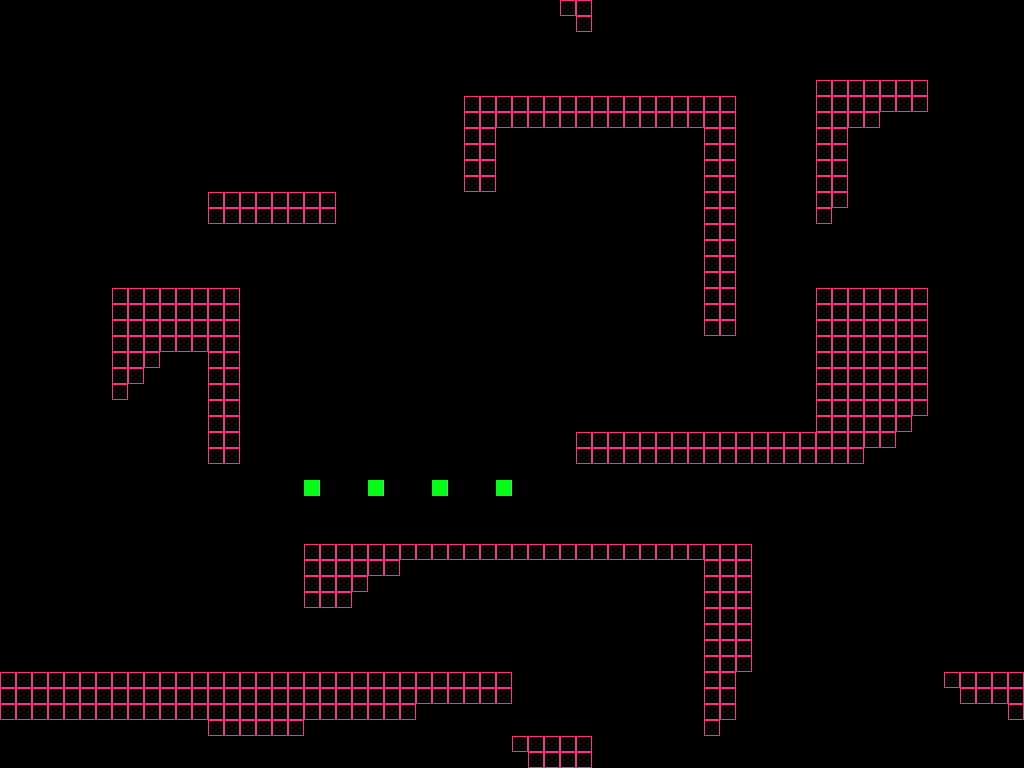

Below is a game level as drawn by its tile map, then a one-line description and the .tmx file that defines it, in full:
An orthogonal 64x48 tile map with 16x16 px tiles, 1 tile layer (Calque de Tile 1).

<map version="1.0" orientation="orthogonal" renderorder="left-up" width="64" height="48" tilewidth="16" tileheight="16" nextobjectid="1">
 <tileset firstgid="1" name="tileset" tilewidth="16" tileheight="16" tilecount="4" columns="4">
  <image source="tileset.png" width="64" height="16" />
 </tileset>
 <layer name="Calque de Tile 1" width="64" height="48">
  <data encoding="csv">
0,0,0,0,0,0,0,0,0,0,0,0,0,0,0,0,0,0,0,0,0,0,0,0,0,0,0,0,0,0,0,0,0,0,0,1,1,0,0,0,0,0,0,0,0,0,0,0,0,0,0,0,0,0,0,0,0,0,0,0,0,0,0,0,
0,0,0,0,0,0,0,0,0,0,0,0,0,0,0,0,0,0,0,0,0,0,0,0,0,0,0,0,0,0,0,0,0,0,0,0,1,0,0,0,0,0,0,0,0,0,0,0,0,0,0,0,0,0,0,0,0,0,0,0,0,0,0,0,
0,0,0,0,0,0,0,0,0,0,0,0,0,0,0,0,0,0,0,0,0,0,0,0,0,0,0,0,0,0,0,0,0,0,0,0,0,0,0,0,0,0,0,0,0,0,0,0,0,0,0,0,0,0,0,0,0,0,0,0,0,0,0,0,
0,0,0,0,0,0,0,0,0,0,0,0,0,0,0,0,0,0,0,0,0,0,0,0,0,0,0,0,0,0,0,0,0,0,0,0,0,0,0,0,0,0,0,0,0,0,0,0,0,0,0,0,0,0,0,0,0,0,0,0,0,0,0,0,
0,0,0,0,0,0,0,0,0,0,0,0,0,0,0,0,0,0,0,0,0,0,0,0,0,0,0,0,0,0,0,0,0,0,0,0,0,0,0,0,0,0,0,0,0,0,0,0,0,0,0,0,0,0,0,0,0,0,0,0,0,0,0,0,
0,0,0,0,0,0,0,0,0,0,0,0,0,0,0,0,0,0,0,0,0,0,0,0,0,0,0,0,0,0,0,0,0,0,0,0,0,0,0,0,0,0,0,0,0,0,0,0,0,0,0,1,1,1,1,1,1,1,0,0,0,0,0,0,
0,0,0,0,0,0,0,0,0,0,0,0,0,0,0,0,0,0,0,0,0,0,0,0,0,0,0,0,0,1,1,1,1,1,1,1,1,1,1,1,1,1,1,1,1,1,0,0,0,0,0,1,1,1,1,1,1,1,0,0,0,0,0,0,
0,0,0,0,0,0,0,0,0,0,0,0,0,0,0,0,0,0,0,0,0,0,0,0,0,0,0,0,0,1,1,1,1,1,1,1,1,1,1,1,1,1,1,1,1,1,0,0,0,0,0,1,1,1,1,0,0,0,0,0,0,0,0,0,
0,0,0,0,0,0,0,0,0,0,0,0,0,0,0,0,0,0,0,0,0,0,0,0,0,0,0,0,0,1,1,0,0,0,0,0,0,0,0,0,0,0,0,0,1,1,0,0,0,0,0,1,1,0,0,0,0,0,0,0,0,0,0,0,
0,0,0,0,0,0,0,0,0,0,0,0,0,0,0,0,0,0,0,0,0,0,0,0,0,0,0,0,0,1,1,0,0,0,0,0,0,0,0,0,0,0,0,0,1,1,0,0,0,0,0,1,1,0,0,0,0,0,0,0,0,0,0,0,
0,0,0,0,0,0,0,0,0,0,0,0,0,0,0,0,0,0,0,0,0,0,0,0,0,0,0,0,0,1,1,0,0,0,0,0,0,0,0,0,0,0,0,0,1,1,0,0,0,0,0,1,1,0,0,0,0,0,0,0,0,0,0,0,
0,0,0,0,0,0,0,0,0,0,0,0,0,0,0,0,0,0,0,0,0,0,0,0,0,0,0,0,0,1,1,0,0,0,0,0,0,0,0,0,0,0,0,0,1,1,0,0,0,0,0,1,1,0,0,0,0,0,0,0,0,0,0,0,
0,0,0,0,0,0,0,0,0,0,0,0,0,1,1,1,1,1,1,1,1,0,0,0,0,0,0,0,0,0,0,0,0,0,0,0,0,0,0,0,0,0,0,0,1,1,0,0,0,0,0,1,1,0,0,0,0,0,0,0,0,0,0,0,
0,0,0,0,0,0,0,0,0,0,0,0,0,1,1,1,1,1,1,1,1,0,0,0,0,0,0,0,0,0,0,0,0,0,0,0,0,0,0,0,0,0,0,0,1,1,0,0,0,0,0,1,0,0,0,0,0,0,0,0,0,0,0,0,
0,0,0,0,0,0,0,0,0,0,0,0,0,0,0,0,0,0,0,0,0,0,0,0,0,0,0,0,0,0,0,0,0,0,0,0,0,0,0,0,0,0,0,0,1,1,0,0,0,0,0,0,0,0,0,0,0,0,0,0,0,0,0,0,
0,0,0,0,0,0,0,0,0,0,0,0,0,0,0,0,0,0,0,0,0,0,0,0,0,0,0,0,0,0,0,0,0,0,0,0,0,0,0,0,0,0,0,0,1,1,0,0,0,0,0,0,0,0,0,0,0,0,0,0,0,0,0,0,
0,0,0,0,0,0,0,0,0,0,0,0,0,0,0,0,0,0,0,0,0,0,0,0,0,0,0,0,0,0,0,0,0,0,0,0,0,0,0,0,0,0,0,0,1,1,0,0,0,0,0,0,0,0,0,0,0,0,0,0,0,0,0,0,
0,0,0,0,0,0,0,0,0,0,0,0,0,0,0,0,0,0,0,0,0,0,0,0,0,0,0,0,0,0,0,0,0,0,0,0,0,0,0,0,0,0,0,0,1,1,0,0,0,0,0,0,0,0,0,0,0,0,0,0,0,0,0,0,
0,0,0,0,0,0,0,1,1,1,1,1,1,1,1,0,0,0,0,0,0,0,0,0,0,0,0,0,0,0,0,0,0,0,0,0,0,0,0,0,0,0,0,0,1,1,0,0,0,0,0,1,1,1,1,1,1,1,0,0,0,0,0,0,
0,0,0,0,0,0,0,1,1,1,1,1,1,1,1,0,0,0,0,0,0,0,0,0,0,0,0,0,0,0,0,0,0,0,0,0,0,0,0,0,0,0,0,0,1,1,0,0,0,0,0,1,1,1,1,1,1,1,0,0,0,0,0,0,
0,0,0,0,0,0,0,1,1,1,1,1,1,1,1,0,0,0,0,0,0,0,0,0,0,0,0,0,0,0,0,0,0,0,0,0,0,0,0,0,0,0,0,0,1,1,0,0,0,0,0,1,1,1,1,1,1,1,0,0,0,0,0,0,
0,0,0,0,0,0,0,1,1,1,1,1,1,1,1,0,0,0,0,0,0,0,0,0,0,0,0,0,0,0,0,0,0,0,0,0,0,0,0,0,0,0,0,0,0,0,0,0,0,0,0,1,1,1,1,1,1,1,0,0,0,0,0,0,
0,0,0,0,0,0,0,1,1,1,0,0,0,1,1,0,0,0,0,0,0,0,0,0,0,0,0,0,0,0,0,0,0,0,0,0,0,0,0,0,0,0,0,0,0,0,0,0,0,0,0,1,1,1,1,1,1,1,0,0,0,0,0,0,
0,0,0,0,0,0,0,1,1,0,0,0,0,1,1,0,0,0,0,0,0,0,0,0,0,0,0,0,0,0,0,0,0,0,0,0,0,0,0,0,0,0,0,0,0,0,0,0,0,0,0,1,1,1,1,1,1,1,0,0,0,0,0,0,
0,0,0,0,0,0,0,1,0,0,0,0,0,1,1,0,0,0,0,0,0,0,0,0,0,0,0,0,0,0,0,0,0,0,0,0,0,0,0,0,0,0,0,0,0,0,0,0,0,0,0,1,1,1,1,1,1,1,0,0,0,0,0,0,
0,0,0,0,0,0,0,0,0,0,0,0,0,1,1,0,0,0,0,0,0,0,0,0,0,0,0,0,0,0,0,0,0,0,0,0,0,0,0,0,0,0,0,0,0,0,0,0,0,0,0,1,1,1,1,1,1,1,0,0,0,0,0,0,
0,0,0,0,0,0,0,0,0,0,0,0,0,1,1,0,0,0,0,0,0,0,0,0,0,0,0,0,0,0,0,0,0,0,0,0,0,0,0,0,0,0,0,0,0,0,0,0,0,0,0,1,1,1,1,1,1,0,0,0,0,0,0,0,
0,0,0,0,0,0,0,0,0,0,0,0,0,1,1,0,0,0,0,0,0,0,0,0,0,0,0,0,0,0,0,0,0,0,0,0,1,1,1,1,1,1,1,1,1,1,1,1,1,1,1,1,1,1,1,1,0,0,0,0,0,0,0,0,
0,0,0,0,0,0,0,0,0,0,0,0,0,1,1,0,0,0,0,0,0,0,0,0,0,0,0,0,0,0,0,0,0,0,0,0,1,1,1,1,1,1,1,1,1,1,1,1,1,1,1,1,1,1,0,0,0,0,0,0,0,0,0,0,
0,0,0,0,0,0,0,0,0,0,0,0,0,0,0,0,0,0,0,0,0,0,0,0,0,0,0,0,0,0,0,0,0,0,0,0,0,0,0,0,0,0,0,0,0,0,0,0,0,0,0,0,0,0,0,0,0,0,0,0,0,0,0,0,
0,0,0,0,0,0,0,0,0,0,0,0,0,0,0,0,0,0,0,2,0,0,0,2,0,0,0,2,0,0,0,2,0,0,0,0,0,0,0,0,0,0,0,0,0,0,0,0,0,0,0,0,0,0,0,0,0,0,0,0,0,0,0,0,
0,0,0,0,0,0,0,0,0,0,0,0,0,0,0,0,0,0,0,0,0,0,0,0,0,0,0,0,0,0,0,0,0,0,0,0,0,0,0,0,0,0,0,0,0,0,0,0,0,0,0,0,0,0,0,0,0,0,0,0,0,0,0,0,
0,0,0,0,0,0,0,0,0,0,0,0,0,0,0,0,0,0,0,0,0,0,0,0,0,0,0,0,0,0,0,0,0,0,0,0,0,0,0,0,0,0,0,0,0,0,0,0,0,0,0,0,0,0,0,0,0,0,0,0,0,0,0,0,
0,0,0,0,0,0,0,0,0,0,0,0,0,0,0,0,0,0,0,0,0,0,0,0,0,0,0,0,0,0,0,0,0,0,0,0,0,0,0,0,0,0,0,0,0,0,0,0,0,0,0,0,0,0,0,0,0,0,0,0,0,0,0,0,
0,0,0,0,0,0,0,0,0,0,0,0,0,0,0,0,0,0,0,1,1,1,1,1,1,1,1,1,1,1,1,1,1,1,1,1,1,1,1,1,1,1,1,1,1,1,1,0,0,0,0,0,0,0,0,0,0,0,0,0,0,0,0,0,
0,0,0,0,0,0,0,0,0,0,0,0,0,0,0,0,0,0,0,1,1,1,1,1,1,0,0,0,0,0,0,0,0,0,0,0,0,0,0,0,0,0,0,0,1,1,1,0,0,0,0,0,0,0,0,0,0,0,0,0,0,0,0,0,
0,0,0,0,0,0,0,0,0,0,0,0,0,0,0,0,0,0,0,1,1,1,1,0,0,0,0,0,0,0,0,0,0,0,0,0,0,0,0,0,0,0,0,0,1,1,1,0,0,0,0,0,0,0,0,0,0,0,0,0,0,0,0,0,
0,0,0,0,0,0,0,0,0,0,0,0,0,0,0,0,0,0,0,1,1,1,0,0,0,0,0,0,0,0,0,0,0,0,0,0,0,0,0,0,0,0,0,0,1,1,1,0,0,0,0,0,0,0,0,0,0,0,0,0,0,0,0,0,
0,0,0,0,0,0,0,0,0,0,0,0,0,0,0,0,0,0,0,0,0,0,0,0,0,0,0,0,0,0,0,0,0,0,0,0,0,0,0,0,0,0,0,0,1,1,1,0,0,0,0,0,0,0,0,0,0,0,0,0,0,0,0,0,
0,0,0,0,0,0,0,0,0,0,0,0,0,0,0,0,0,0,0,0,0,0,0,0,0,0,0,0,0,0,0,0,0,0,0,0,0,0,0,0,0,0,0,0,1,1,1,0,0,0,0,0,0,0,0,0,0,0,0,0,0,0,0,0,
0,0,0,0,0,0,0,0,0,0,0,0,0,0,0,0,0,0,0,0,0,0,0,0,0,0,0,0,0,0,0,0,0,0,0,0,0,0,0,0,0,0,0,0,1,1,1,0,0,0,0,0,0,0,0,0,0,0,0,0,0,0,0,0,
0,0,0,0,0,0,0,0,0,0,0,0,0,0,0,0,0,0,0,0,0,0,0,0,0,0,0,0,0,0,0,0,0,0,0,0,0,0,0,0,0,0,0,0,1,1,1,0,0,0,0,0,0,0,0,0,0,0,0,0,0,0,0,0,
1,1,1,1,1,1,1,1,1,1,1,1,1,1,1,1,1,1,1,1,1,1,1,1,1,1,1,1,1,1,1,1,0,0,0,0,0,0,0,0,0,0,0,0,1,1,0,0,0,0,0,0,0,0,0,0,0,0,0,1,1,1,1,1,
1,1,1,1,1,1,1,1,1,1,1,1,1,1,1,1,1,1,1,1,1,1,1,1,1,1,1,1,1,1,1,1,0,0,0,0,0,0,0,0,0,0,0,0,1,1,0,0,0,0,0,0,0,0,0,0,0,0,0,0,1,1,1,1,
1,1,1,1,1,1,1,1,1,1,1,1,1,1,1,1,1,1,1,1,1,1,1,1,1,1,0,0,0,0,0,0,0,0,0,0,0,0,0,0,0,0,0,0,1,1,0,0,0,0,0,0,0,0,0,0,0,0,0,0,0,0,0,1,
0,0,0,0,0,0,0,0,0,0,0,0,0,1,1,1,1,1,1,0,0,0,0,0,0,0,0,0,0,0,0,0,0,0,0,0,0,0,0,0,0,0,0,0,1,0,0,0,0,0,0,0,0,0,0,0,0,0,0,0,0,0,0,0,
0,0,0,0,0,0,0,0,0,0,0,0,0,0,0,0,0,0,0,0,0,0,0,0,0,0,0,0,0,0,0,0,1,1,1,1,1,0,0,0,0,0,0,0,0,0,0,0,0,0,0,0,0,0,0,0,0,0,0,0,0,0,0,0,
0,0,0,0,0,0,0,0,0,0,0,0,0,0,0,0,0,0,0,0,0,0,0,0,0,0,0,0,0,0,0,0,0,1,1,1,1,0,0,0,0,0,0,0,0,0,0,0,0,0,0,0,0,0,0,0,0,0,0,0,0,0,0,0
</data>
 </layer>
</map>
